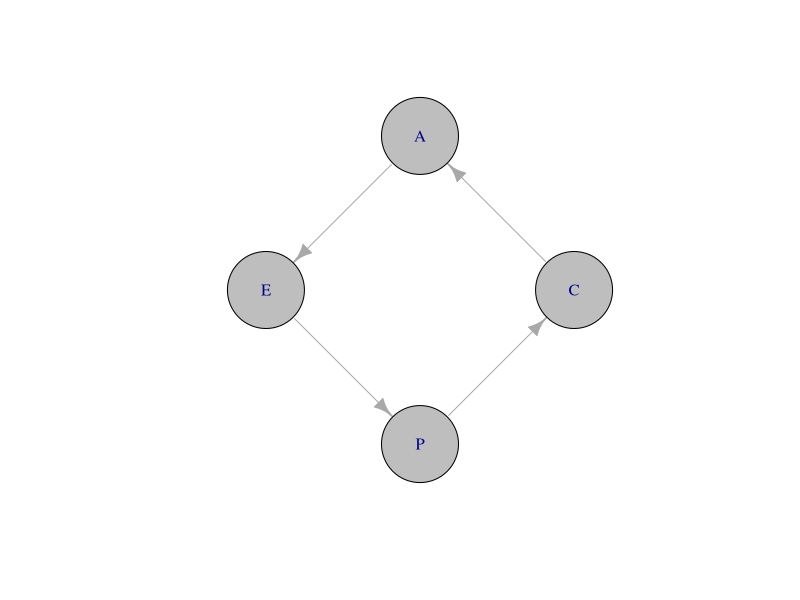
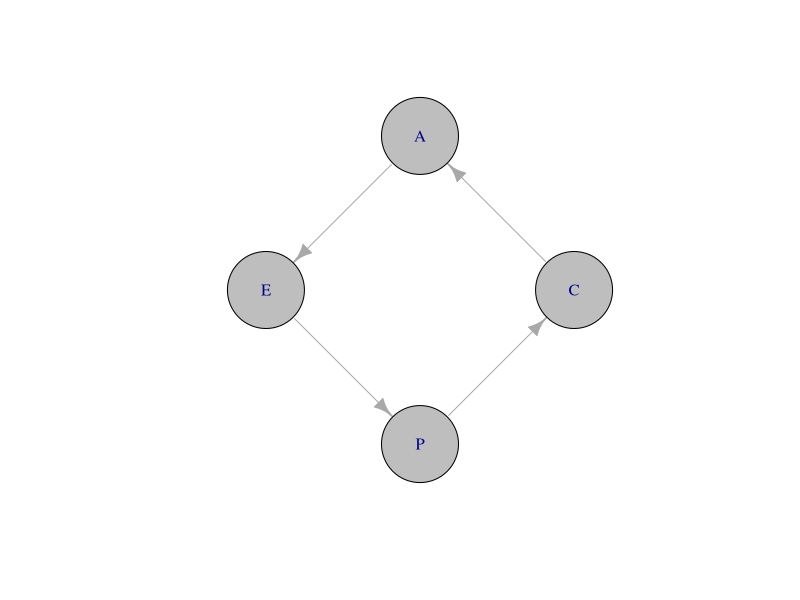

The R source for these figures, in order:
## ---- chunk 1
library(igraph)
el <- rbind(c("C","A"), c("A","E"), c("E","P"), c("P","C"))
g <- graph_from_edgelist(el)
g$layout <- layout_in_circle
plot(g, vertex.size=50, vertex.color="gray")
## ---- chunk 2
plot(g, vertex.size=50, vertex.color="gray")
## ---- chunk 3
sessionInfo()
